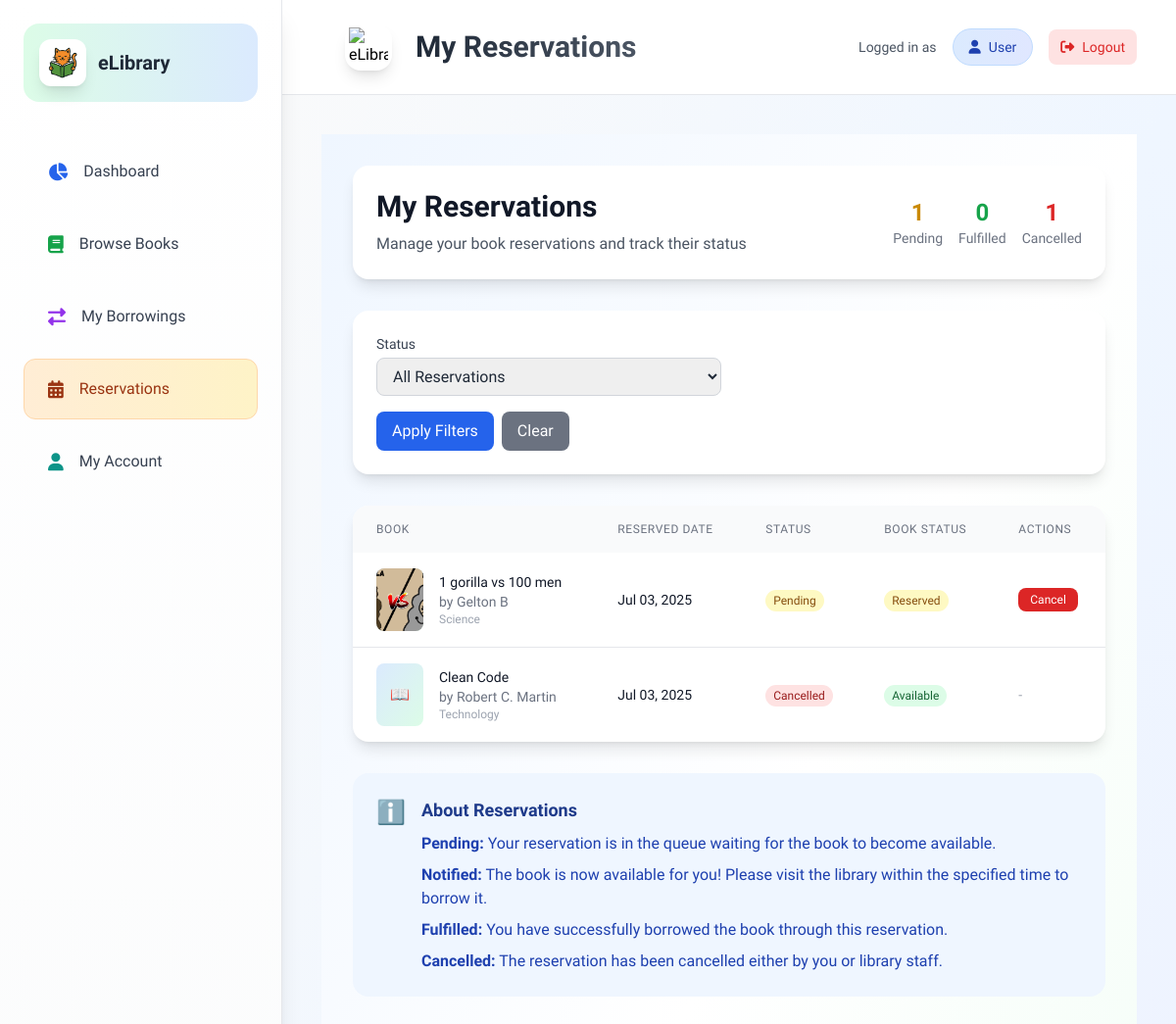
Screenshot of /pages/user/modules/reservations.php (signed in) with the database file from the repository.
### tables this page shows
CREATE TABLE `reservations` (
  `reservation_id` int(11) NOT NULL,
  `book_id` varchar(25) NOT NULL,
  `user_id` int(11) NOT NULL,
  `status` enum('pending','notified','fulfilled','cancelled') DEFAULT 'pending',
  `reserved_at` timestamp NOT NULL DEFAULT current_timestamp(),
  `notified_at` timestamp NULL DEFAULT NULL,
  `expires_at` timestamp NULL DEFAULT NULL
);

CREATE TABLE `books` (
  `book_id` varchar(25) NOT NULL,
  `title` varchar(255) NOT NULL,
  `author` varchar(255) NOT NULL,
  `publish_date` date DEFAULT NULL,
  `category` varchar(3) NOT NULL,
  `book_cover` varchar(255) DEFAULT NULL,
  `added_date` date NOT NULL,
  `status` enum('available','borrowed','archived','reserved') DEFAULT 'available',
  `is_deleted` tinyint(1) DEFAULT 0
);

### pages/user/includes/user_functions.php (called while the page is built, shortened)
<?php
function formatDate($date) {
    try {
        return date('M d, Y', strtotime($date));
    } catch (Exception $e) {
        return 'N/A';
    }
}
?>

### pages/user/modules/reservations.php (the view, shortened to what this page needs)
<?php
include_once '../../../includes/db_connection.php';
include_once '../includes/user_functions.php';
$user_id = $_SESSION['user_id'];
include_once '../includes/user_header.php';
$page = isset($_GET['page']) ? (int)$_GET['page'] : 1;
$per_page = 10;
$offset = ($page - 1) * $per_page;
$where_conditions = ["r.user_id = ?"];
$params = [$user_id];
$where_clause = implode(' AND ', $where_conditions);
$sql = "SELECT r.reservation_id, r.book_id, r.status, r.reserved_at, r.notified_at, r.expires_at,
               b.title, b.author, b.category, b.book_cover, b.status as book_status
        FROM reservations r
        JOIN books b ON r.book_id = b.book_id
        WHERE $where_clause
        ORDER BY r.reserved_at DESC
        LIMIT $per_page OFFSET $offset";
$stmt = $pdo->prepare($sql);
$stmt->execute($params);
$reservations = $stmt->fetchAll(PDO::FETCH_ASSOC);
$stats_sql = "SELECT
    COUNT(CASE WHEN status = 'pending' THEN 1 END) as pending_reservations,
    COUNT(CASE WHEN status = 'fulfilled' THEN 1 END) as fulfilled_reservations,
    COUNT(CASE WHEN status = 'cancelled' THEN 1 END) as cancelled_reservations,
    COUNT(CASE WHEN status = 'notified' THEN 1 END) as notified_reservations
FROM reservations r
WHERE r.user_id = ?";
$stats_stmt = $pdo->prepare($stats_sql);
$stats_stmt->execute([$user_id]);
$stats = $stats_stmt->fetch(PDO::FETCH_ASSOC);
$category_names = [
    'FIC' => 'Fiction',
    'SCI' => 'Science',
    'HIS' => 'History',
    'TEC' => 'Technology',
    'PHI' => 'Philosophy',
    'BIO' => 'Biography',
    'ROM' => 'Romance',
    'MYS' => 'Mystery',
    'THR' => 'Thriller',
    'FAN' => 'Fantasy'
];
function getStatusBadgeClass($status) {
    switch ($status) {
        case 'pending':
            return 'bg-yellow-100 text-yellow-800';
        case 'cancelled':
            return 'bg-red-100 text-red-800';
    }
}
?>
<div class="min-h-screen bg-gradient-to-br from-blue-50 via-white to-green-50 py-8">
    <div class="max-w-7xl mx-auto px-4 sm:px-6 lg:px-8">
        <div class="bg-white rounded-2xl shadow-lg p-6 mb-8">
            <div class="flex items-center justify-between">
                <div>
                    <h1 class="text-3xl font-bold text-gray-900 mb-2">My Reservations</h1>
                    <p class="text-gray-600">Manage your book reservations and track their status</p>
                </div>
                <div class="hidden md:flex items-center space-x-4">
                    <div class="text-center">
                        <div class="text-2xl font-bold text-yellow-600"><?php echo $stats['pending_reservations']; ?></div>
                        <div class="text-sm text-gray-500">Pending</div>
                    </div>
                    <div class="text-center">
                        <div class="text-2xl font-bold text-green-600"><?php echo $stats['fulfilled_reservations']; ?></div>
                        <div class="text-sm text-gray-500">Fulfilled</div>
                    </div>
                    <?php if ($stats['cancelled_reservations'] > 0): ?>
                        <div class="text-center">
                            <div class="text-2xl font-bold text-red-600"><?php echo $stats['cancelled_reservations']; ?></div>
                            <div class="text-sm text-gray-500">Cancelled</div>
                        </div>
                    <?php endif; ?>
                </div>
            </div>
        </div>
        <div class="bg-white rounded-2xl shadow-lg p-6 mb-8">
            <form method="GET" class="space-y-4">
                <div class="grid grid-cols-1 md:grid-cols-2 gap-4">
                    <div>
                        <label class="block text-sm font-medium text-gray-700 mb-1">Status</label>
                        <select name="status" class="w-full px-3 py-2 border border-gray-300 rounded-lg focus:ring-2 focus:ring-blue-500 focus:border-blue-500">
                            <option value="">All Reservations</option>
                        </select>
                    </div>
                </div>
                <div class="flex space-x-2">
                    <button type="submit" class="px-4 py-2 bg-blue-600 text-white rounded-lg hover:bg-blue-700 transition-colors duration-200">
                        Apply Filters
                    </button>
                    <a href="reservations.php" class="px-4 py-2 bg-gray-500 text-white rounded-lg hover:bg-gray-600 transition-colors duration-200">
                        Clear
                    </a>
                </div>
            </form>
        </div>
        <?php if (empty($reservations)): ?>
            <div class="bg-white rounded-2xl shadow-lg p-12 text-center">
                <div class="text-6xl text-gray-300 mb-4">📅</div>
                <h3 class="text-2xl font-semibold text-gray-600 mb-2">No Reservations Found</h3>
                <p class="text-gray-500 mb-6">You haven't made any reservations yet or no reservations match your filters.</p>
                <a href="browse_books.php" class="inline-block px-6 py-3 bg-blue-600 text-white rounded-lg hover:bg-blue-700 transition-colors duration-200">
                    Browse Books
                </a>
            </div>
        <?php else: ?>
            <div class="bg-white rounded-2xl shadow-lg overflow-hidden">
                <div class="overflow-x-auto">
                    <table class="w-full">
                        <thead class="bg-gray-50">
                            <tr>
                                <th class="px-6 py-4 text-left text-xs font-medium text-gray-500 uppercase tracking-wider">Book</th>
                                <th class="px-6 py-4 text-left text-xs font-medium text-gray-500 uppercase tracking-wider">Reserved Date</th>
                                <th class="px-6 py-4 text-left text-xs font-medium text-gray-500 uppercase tracking-wider">Status</th>
                                <th class="px-6 py-4 text-left text-xs font-medium text-gray-500 uppercase tracking-wider">Book Status</th>
                                <th class="px-6 py-4 text-left text-xs font-medium text-gray-500 uppercase tracking-wider">Actions</th>
                            </tr>
                        </thead>
                        <tbody class="divide-y divide-gray-200">
                            <?php foreach ($reservations as $reservation): ?>
                                <tr class="hover:bg-gray-50">
                                    <td class="px-6 py-4">
                                        <div class="flex items-center">
                                            <div class="flex-shrink-0 w-12 h-16 bg-gradient-to-br from-blue-100 to-green-100 rounded-lg flex items-center justify-center mr-4">
                                                <?php if ($reservation['book_cover'] && $reservation['book_cover'] !== 'default_book_cover.svg'): ?>
                                                    <img src="../../../assets/img/book_covers/<?php echo htmlspecialchars($reservation['book_cover']); ?>"
                                                         alt="<?php echo htmlspecialchars($reservation['title']); ?>"
                                                         class="w-full h-full object-cover rounded-lg">
                                                <?php else: ?>
                                                    <div class="text-gray-500">📖</div>
                                                <?php endif; ?>
                                            </div>
                                            <div>
                                                <div class="text-sm font-medium text-gray-900"><?php echo htmlspecialchars($reservation['title']); ?></div>
                                                <div class="text-sm text-gray-500">by <?php echo htmlspecialchars($reservation['author']); ?></div>
                                                <div class="text-xs text-gray-400">
                                                    <?php echo isset($category_names[$reservation['category']]) ? $category_names[$reservation['category']] : $reservation['category']; ?>
                                                </div>
                                            </div>
                                        </div>
                                    </td>
                                    <td class="px-6 py-4 text-sm text-gray-900">
                                        <?php echo formatDate($reservation['reserved_at']); ?>
                                    </td>
                                    <td class="px-6 py-4">
                                        <span class="px-2 py-1 text-xs font-medium rounded-full <?php echo getStatusBadgeClass($reservation['status']); ?>">
                                            <?php echo ucfirst($reservation['status']); ?>
                                        </span>
                                    </td>
                                    <td class="px-6 py-4 text-sm">
                                        <span class="px-2 py-1 text-xs font-medium rounded-full
                                            <?php echo $reservation['book_status'] === 'available' ? 'bg-green-100 text-green-800' :
                                                     ($reservation['book_status'] === 'borrowed' ? 'bg-blue-100 text-blue-800' : 'bg-yellow-100 text-yellow-800'); ?>">
                                            <?php echo ucfirst($reservation['book_status']); ?>
                                        </span>
                                    </td>
                                    <td class="px-6 py-4 text-sm">
                                        <?php if ($reservation['status'] === 'pending'): ?>
                                            <form method="POST" class="inline-block" onsubmit="return confirm('Are you sure you want to cancel reservation for \'<?php echo addslashes($reservation['title']); ?>\'?');">
                                                <button type="submit" name="cancel_reservation"
                                                        class="px-3 py-1 bg-red-600 text-white rounded-lg hover:bg-red-700 transition-colors duration-200 text-xs">
                                                    Cancel
                                                </button>
                                            </form>
                                        <?php else: ?>
                                            <span class="text-gray-400">-</span>
                                        <?php endif; ?>
                                    </td>
                                </tr>
                            <?php endforeach; ?>
                        </tbody>
                    </table>
                </div>
            </div>
        <?php endif; ?>
        <div class="bg-blue-50 rounded-2xl p-6 mt-8">
            <div class="flex items-start space-x-4">
                <div class="flex-shrink-0">
                    <div class="text-blue-600 text-2xl">ℹ️</div>
                </div>
                <div>
                    <h3 class="text-lg font-semibold text-blue-900 mb-2">About Reservations</h3>
                    <div class="text-blue-800 space-y-2">
                        <p><strong>Pending:</strong> Your reservation is in the queue waiting for the book to become available.</p>
                        <p><strong>Notified:</strong> The book is now available for you! Please visit the library within the specified time to borrow it.</p>
                        <p><strong>Fulfilled:</strong> You have successfully borrowed the book through this reservation.</p>
                        <p><strong>Cancelled:</strong> The reservation has been cancelled either by you or library staff.</p>
                    </div>
                </div>
            </div>
        </div>
    </div>
</div>

### assets/css/style.css (style rules this page uses)
body, header { font-family: 'Raleway'; margin: 0; padding: 0; }
body { overflow-x: hidden; }

### pages/user/assets/css/style.css (style rules this page uses)
* { box-sizing: border-box; margin: 0; padding: 0; }
body, html, * { font-family: 'Raleway', sans-serif !important; }
.font-raleway { font-family: 'Raleway', sans-serif !important; }
body { font-family: 'Raleway', Arial, sans-serif !important; line-height: 1.6; color: #333; background-color: #f8fafc; }
.fade-in { animation: fadeIn 0.5s ease-in-out; }

### rows the page displays
reservations: book.book_cover (picture), book.title "1 gorilla vs 100 men", book.author "Gelton B", book.category "Science", reserved_at "Jul 03, 2025", status "Pending", book.status "Reserved"
reservations: book.title "Clean Code", book.author "Robert C. Martin", book.category "Technology", reserved_at "Jul 03, 2025", status "Cancelled", book.status "Available"

### other values shown
$stats['pending_reservations'] "1"
$stats['fulfilled_reservations'] "0"
$stats['cancelled_reservations'] "1"
